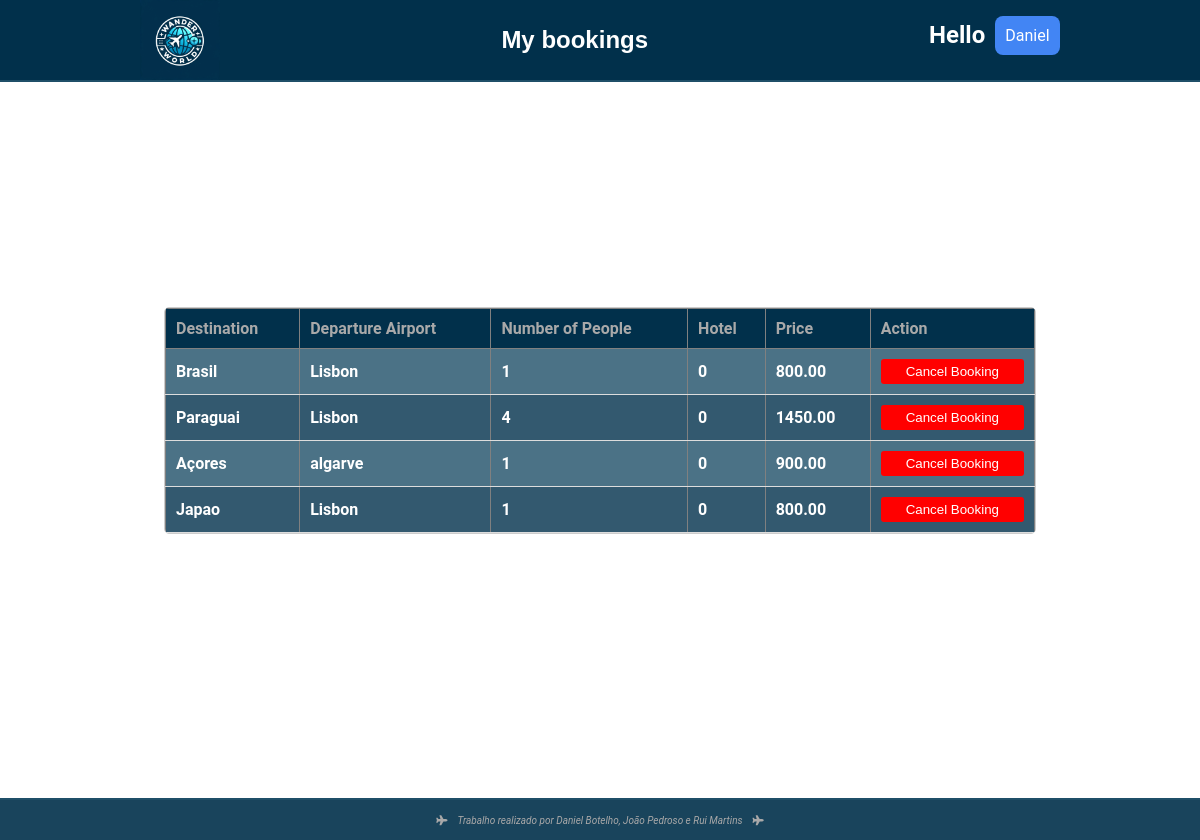
The app's page /mybookings.php (signed in), older data.
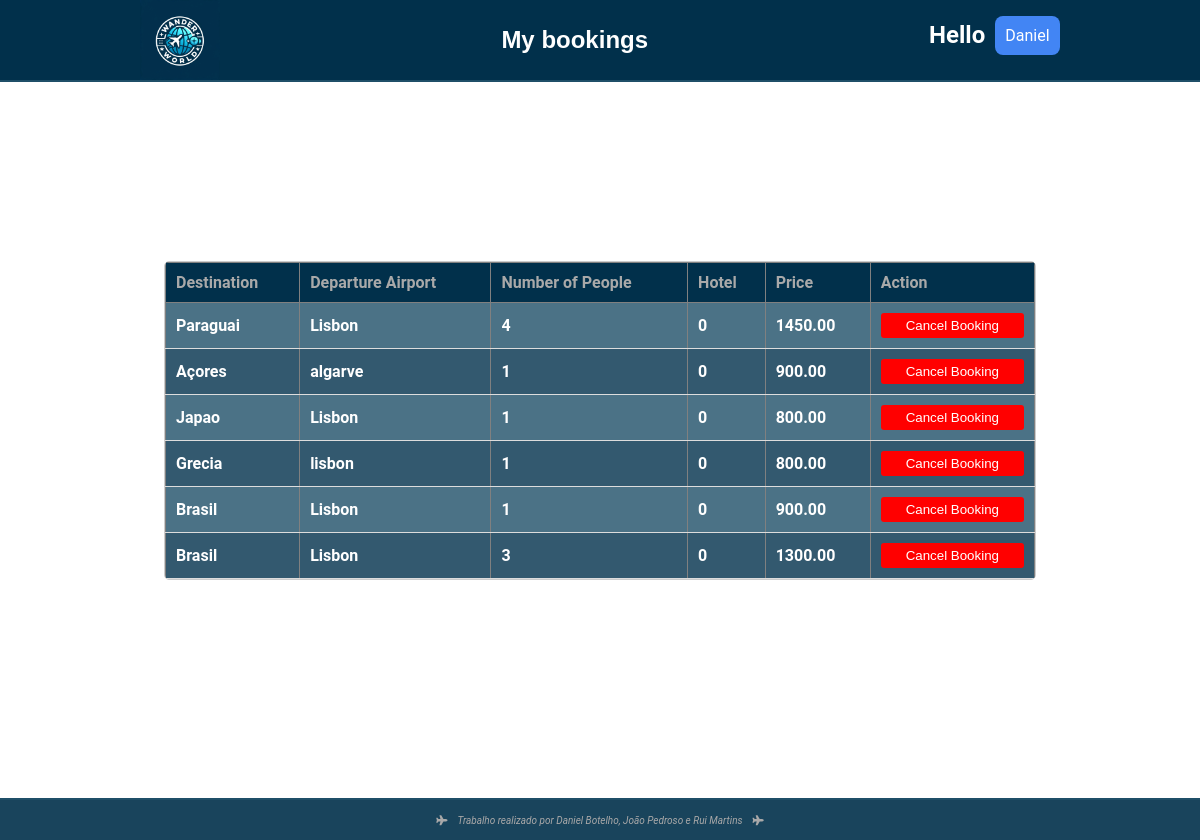
The same page, newer data.
### tables this page shows
CREATE TABLE `viagens` (
  `id` int(11) NOT NULL,
  `destination_id` int(11) DEFAULT NULL,
  `departure_airport` varchar(255) DEFAULT NULL,
  `num_people` int(11) DEFAULT NULL,
  `hotel` varchar(255) DEFAULT NULL,
  `price` decimal(10,2) DEFAULT NULL,
  `user_id` int(11) DEFAULT NULL,
  `destination_name` varchar(255) DEFAULT NULL,
  `user_name` varchar(255) DEFAULT NULL
);

CREATE TABLE `destinations` (
  `id` int(11) NOT NULL,
  `name` varchar(255) NOT NULL,
  `description` text NOT NULL,
  `image_path` varchar(255) NOT NULL
);

### public/mybookings.php (the view, shortened to what this page needs)
<?php
if (isset($_SESSION['id']) && isset($_SESSION['user_name'])) {
    include_once "../includes/db-conn.php";
    $user_id = $_SESSION['id'];
    $sql = "SELECT v.*, d.name as destination_name FROM viagens v
            JOIN destinations d ON v.destination_id = d.id
            WHERE v.user_id = ?";
    $stmt = $conn->prepare($sql);
    $stmt->bind_param("i", $user_id);
    $stmt->execute();
    $result = $stmt->get_result();
    ?>
    <!DOCTYPE html>
    <html lang="en">
    <head>
        <link rel="stylesheet" href="../assets/styles/navbar.css">
        <link rel="stylesheet" href="../assets/styles/styles.css">
        <link rel="stylesheet" href="https://cdnjs.cloudflare.com/ajax/libs/font-awesome/5.15.4/css/all.min.css">
    </head>
    <body>
    <nav>
        <div class="img_container">
            <a href="../public/home.php"><img src="../assets/images/logogpt.jpeg" alt="Logo" id="logo"></a>
        </div>
        <div id="titulo">
            <h1>My bookings</h1>
        </div>
        <div class="Menu_user">
            <h1 class="hello" style="margin-bottom: 30px;">Hello </h1>
            <ul class="menu">
                <li class="menu-item">
                    <a class="User"><?php echo $_SESSION['name']; ?></a>
                </li>
            </ul>
        </div>
    </nav>
    <div class="main">
        <div class="container2">
            <?php if ($result->num_rows > 0): ?>
                <table border="1" align="center">
                    <thead>
                        <tr>
                            <th>Destination</th>
                            <th>Departure Airport</th>
                            <th>Number of People</th>
                            <th>Hotel</th>
                            <th>Price</th>
                            <th>Action</th>
                        </tr>
                    </thead>
                    <tbody>
                        <?php while ($row = $result->fetch_assoc()): ?>
                            <tr>
                                <td><?php echo htmlspecialchars($row['destination_name']); ?></td>
                                <td><?php echo htmlspecialchars($row['departure_airport']); ?></td>
                                <td><?php echo htmlspecialchars($row['num_people']); ?></td>
                                <td><?php echo htmlspecialchars($row['hotel']); ?></td>
                                <td><?php echo htmlspecialchars($row['price']); ?></td>
                                <td>
                                    <form action="../includes/cancel_booking.php" method="POST">
                                        <button type="submit" onclick="return confirm('Are you sure you want to cancel this booking?');">Cancel Booking</button>
                                    </form>
                                </td>
                            </tr>
                        <?php endwhile; ?>
                    </tbody>
                </table>
            <?php else: ?>
                <p style="text-align: center;" id="nobook">You have no bookings at the moment.</p>
            <?php endif; ?>
        </div>
    </div>
    <footer>
        <i class="fas fa-plane airplane-icon"></i>
        <em>Trabalho realizado por Daniel Botelho, João Pedroso e Rui Martins</em>
        <i class="fas fa-plane airplane-icon"></i>
    </footer>
    </body>
    </html>
    <?php
} else {
    header("Location: index.php");
    exit();
}
?>

### assets/styles/navbar.css (style rules this page uses)
#logo { width: 100%; height: 100%; cursor: pointer; transition: all 0.5s ease; }
.Menu_user { display:flex; justify-content: space-between; color: white; align-items: center; }
img { width: fit-content; height: fit-content; }
.hello { margin-right: 10px; margin-bottom: 10px; }
nav { display:flex; height: 80px; width: 100%; justify-content:space-around; background-color: rgb(1, 48, 75); z-index: 999; position: fixed; top:0; border-bottom: 2px solid rgb(31, 79, 104); }
#titulo { font-family: 'Lucida Sans', 'Lucida Sans Regular', 'Lucida Grande', 'Lucida Sans Unicode', Geneva, Verdana, sans-serif; align-items: center; align-content: center; color: white; }
#titulo h1 { margin: 0 auto; }
.menu, .drop-menu { list-style-type: none; padding: 0; margin: 0; align-content: center; }
.menu-item { display: inline-block; background-color: #4285f4; position: center; margin-bottom: 10px; border-radius: 8px; cursor: pointer; width: fit-content; }
.menu-item a { text-decoration: none; padding: 10px 10px; color: #fff; display: block; width: 50px; align-self: center; width: fit-content; }
footer { height: 40px; width: 100%; position: fixed; bottom: 0; z-index: 999; border-top: 2px solid rgb(31, 79, 104); background-color: rgba(1, 48, 75, 0.9); color: darkgray; justify-content: center; align-items: center; display: flex; gap: 10px; font-size: 10px; }

### assets/styles/styles.css (style rules this page uses)
body { font-family: 'Roboto', sans-serif; margin: 0; padding: 0; scroll-behavior: smooth; background-image: url("../images/background4.jpg"); background-position: center; background-repeat: no-repeat; background-size: cover; background-attachment: fixed; color: #333; }
footer { height: 40px; width: 100%; position: fixed; bottom: 0; z-index: 999; border-top: 2px solid rgb(31, 79, 104); background-color: rgba(1, 48, 75, 0.9); color: darkgray; justify-content: center; align-items: center; display: flex; gap: 10px; font-size: 10px; }

### public/mybookings.php (style rules this page uses)
.main { margin: 20px; display: flex; justify-content: center; align-items: center; height: 100vh; }
.container2 { border: 1px solid #ccc; border-radius: 5px; overflow: hidden; width: 75%; }
table { width: 100%; border-collapse: collapse; color: white; font-weight: bold; }
th { background-color: rgb(1, 48, 75); color: darkgrey; font-weight: bold; padding: 10px; text-align: left; }
td { padding: 10px; border-bottom: 1px solid #ddd; }
tr:nth-child(even) { background: rgb(1, 48, 75, 0.8); }
tr:nth-child(odd) { background-color: rgba(31, 79, 104, 0.8); }
button { cursor: pointer; background: red; border: none; color: white; border-radius: 3px; width: 100%; padding-top: 5px; padding-bottom: 5px; }

Row changes from the older to the newer data that the page shows:
removed viagens: destination.name "Brasil", departure_airport "Lisbon", num_people "1", hotel "0", price "800.00"
added viagens: destination.name "Grecia", departure_airport "lisbon", num_people "1", hotel "0", price "800.00"
added viagens: destination.name "Brasil", departure_airport "Lisbon", num_people "1", hotel "0", price "900.00"
added viagens: destination.name "Brasil", departure_airport "Lisbon", num_people "3", hotel "0", price "1300.00"
